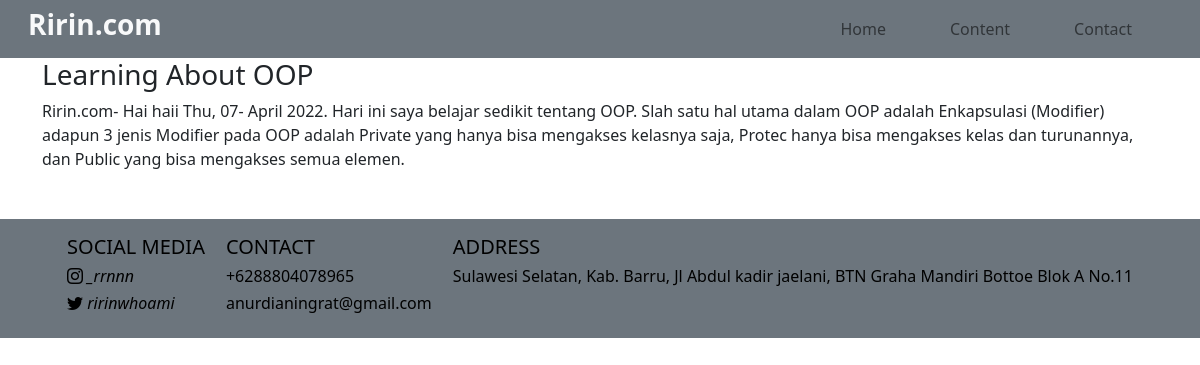
/content.php?id=2, run on the app's committed database.
### tables this page shows
CREATE TABLE `curhatan` (
  `id` int(11) NOT NULL,
  `title` varchar(50) NOT NULL,
  `content` text NOT NULL
);

### function.php (called while the page is built, shortened)
<?php
     $conn = mysqli_connect('localhost','root','','web2');
    function query($query){
        global $conn;
        $result = mysqli_query($conn,$query);
        $rows = [];
        while($row = mysqli_fetch_assoc($result)){
            $rows[] = $row;
        }
        return $rows;
    }
     ?>

### content.php (the view, shortened to what this page needs)
<?php
include 'function.php';
$id=$_GET['id'];
$curhatan = query("SELECT * FROM curhatan WHERE id = $id")[0];
?>
<!DOCTYPE html>
<html lang="en">
<head>
</head>
<link rel="stylesheet" href="https://cdn.jsdelivr.net/npm/bootstrap-icons@1.8.1/font/bootstrap-icons.css">
<link href="https://cdn.jsdelivr.net/npm/bootstrap@5.1.3/dist/css/bootstrap.min.css" rel="stylesheet"
>
<body>
<section class>
    <nav class="navbar  navbar-expand-lg navbar-light bg-secondary ">
      <div class="container-fluid">
        <div class="brand d-flex justify-content-between align-items-center">
          <a href="index.php" style="text-decoration:none;" class="logo d-flex">
            <h3 class="ms-3  text-bold fw-bold text-light" >Ririn.com</h3>
          </a>
        </div>
        <div class="collapse navbar-collapse " id="navbarNav">
          <ul class="nav navbar-nav ms-auto  ">
            <li class="bar nav-item active">
              <a class="nav-link me-5 " href="index.php#home">Home</a>
            </li>
            <li class="bar nav-item">
              <a class="link nav-link me-5 " href="index.php#curhatan">Content</a>
            </li>
            <li class="bar nav-item">
              <a class="nav-link me-5 " href="index.php#contact">Contact</a>
            </li>
          </ul>
        </div>
      </div>
    </nav>
  </section>
  <section>
          <div class="container ">
                <div class="text ">
                    <h3><?= $curhatan['title']; ?></h3>
                    <p><span>Ririn.com-</span> <?= $curhatan['content']; ?></p>
                </div>
          </div>
      </section>
      <section class="footer bg-secondary">
    <div class="container  mt-5 p-3 d-flex justify-content-evenly">
      <div class="sosmed">
        <h5>SOCIAL MEDIA</h5>
        <h6><a href="https://instagram.com/_rrnnn?igshid=YmMyMTA2M2Y="><i class="bi bi-instagram"> _rrnnn</i></a></h6>
        <h6><a href="https://twitter.com/ririnwhoami?t=qbYzgkB4R-vbMAkoEWcIGw&s=08"><i class="bi bi-twitter"> ririnwhoami</i></a></h6>
      </div>
      <div class="contact">
        <h5>CONTACT</h5>
        <h6>+6288804078965</h6>
        <h6>anurdianingrat@gmail.com</h6>
      </div>
      <div class="address">
        <h5>ADDRESS</h5>
        <h6>Sulawesi Selatan, Kab. Barru, Jl Abdul kadir jaelani, BTN Graha Mandiri Bottoe Blok A No.11 </h6>
      </div>
    </div>
  </section>
</body>
</html>

### content.php (style rules this page uses)
.footer .sosmed a { text-decoration: none; color: black; }
.footer { color: black; }

### data on the page
curhatan: title "Learning About OOP", content "Hai haii Thu, 07- April 2022. Hari ini saya belajar sedikit tentang OOP. Slah satu hal utama dalam OOP adalah Enkapsulasi (Modifier) adapun 3 jenis Modifier pada OOP adalah Private yang hanya bisa mengakses kelasnya saja, Protec hanya bisa mengakses kelas dan turunannya, dan Public yang bisa mengakses semua elemen."
